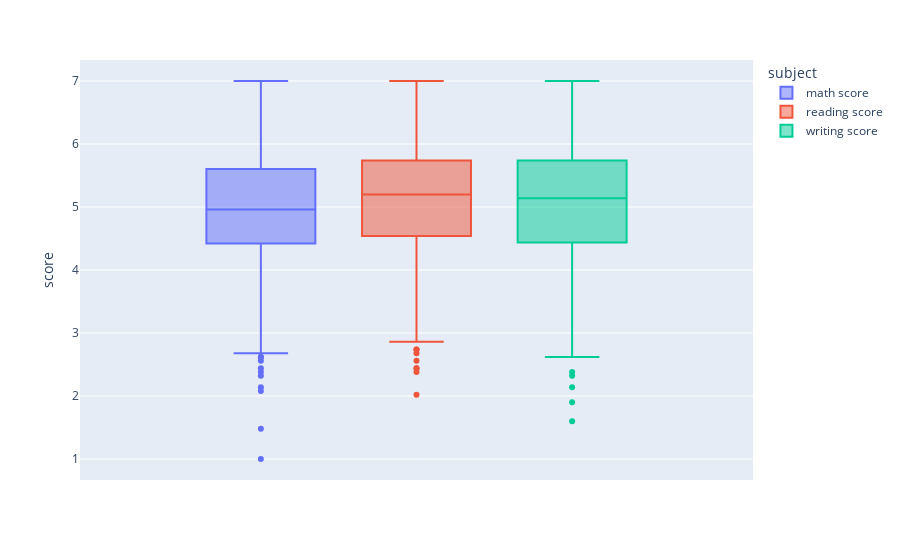

Here is the notebook cell this chart was saved with:
### Code cell
caja=px.box(df_scores,y="score",color="subject")
caja

### Figure 1 — Plotly figure (JSON) as saved in the notebook; plotly's stock layout.template omitted (floating-point values rounded to 4 significant figures; data arrays with more than 128 entries replaced by an {"elided": "..."} marker saying what was removed)
{"data": [{"alignmentgroup": "True", "hovertemplate": "subject=math score<br>score=%{y}<extra></extra>", "legendgroup": "math score", "marker": {"color": "#636efa"}, "name": "math score", "notched": false, "offsetgroup": "math score", "orientation": "v", "showlegend": true, "type": "box", "x0": " ", "xaxis": "x", "y": {"elided": "875 float values"}, "y0": " ", "yaxis": "y"}, {"alignmentgroup": "True", "hovertemplate": "subject=reading score<br>score=%{y}<extra></extra>", "legendgroup": "reading score", "marker": {"color": "#EF553B"}, "name": "reading score", "notched": false, "offsetgroup": "reading score", "orientation": "v", "showlegend": true, "type": "box", "x0": " ", "xaxis": "x", "y": {"elided": "875 float values"}, "y0": " ", "yaxis": "y"}, {"alignmentgroup": "True", "hovertemplate": "subject=writing score<br>score=%{y}<extra></extra>", "legendgroup": "writing score", "marker": {"color": "#00cc96"}, "name": "writing score", "notched": false, "offsetgroup": "writing score", "orientation": "v", "showlegend": true, "type": "box", "x0": " ", "xaxis": "x", "y": {"elided": "875 float values"}, "y0": " ", "yaxis": "y"}], "layout": {"boxmode": "group", "legend": {"title": {"text": "subject"}, "tracegroupgap": 0}, "margin": {"t": 60}, "xaxis": {"anchor": "y", "domain": [0, 1]}, "yaxis": {"anchor": "x", "domain": [0, 1], "title": {"text": "score"}}}}
